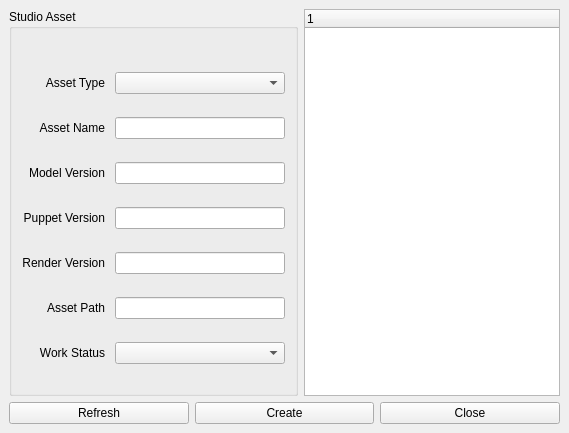
<?xml version="1.0" encoding="UTF-8"?>
<ui version="4.0">
 <class>MainWindow_asset</class>
 <widget class="QMainWindow" name="MainWindow_asset">
  <property name="geometry">
   <rect>
    <x>0</x>
    <y>0</y>
    <width>569</width>
    <height>433</height>
   </rect>
  </property>
  <property name="windowTitle">
   <string>MainWindow</string>
  </property>
  <widget class="QWidget" name="centralwidget">
   <layout class="QVBoxLayout" name="verticalLayout">
    <item>
     <layout class="QHBoxLayout" name="horizontalLayout_2">
      <item>
       <widget class="QGroupBox" name="groupBox">
        <property name="title">
         <string>Studio Asset</string>
        </property>
        <layout class="QGridLayout" name="gridLayout">
         <property name="leftMargin">
          <number>10</number>
         </property>
         <property name="topMargin">
          <number>30</number>
         </property>
         <property name="rightMargin">
          <number>10</number>
         </property>
         <property name="bottomMargin">
          <number>10</number>
         </property>
         <property name="spacing">
          <number>10</number>
         </property>
         <item row="5" column="0">
          <widget class="QLabel" name="label_renderVersion">
           <property name="text">
            <string>Render Version</string>
           </property>
           <property name="alignment">
            <set>Qt::AlignRight|Qt::AlignTrailing|Qt::AlignVCenter</set>
           </property>
          </widget>
         </item>
         <item row="7" column="0">
          <widget class="QLabel" name="label_workStatus">
           <property name="text">
            <string>Work Status</string>
           </property>
           <property name="alignment">
            <set>Qt::AlignRight|Qt::AlignTrailing|Qt::AlignVCenter</set>
           </property>
          </widget>
         </item>
         <item row="3" column="0">
          <widget class="QLabel" name="label_modelVersion">
           <property name="layoutDirection">
            <enum>Qt::LeftToRight</enum>
           </property>
           <property name="text">
            <string>Model Version</string>
           </property>
           <property name="alignment">
            <set>Qt::AlignRight|Qt::AlignTrailing|Qt::AlignVCenter</set>
           </property>
          </widget>
         </item>
         <item row="5" column="1">
          <widget class="QLineEdit" name="lineEdit_renderVersion"/>
         </item>
         <item row="1" column="1">
          <widget class="QComboBox" name="comboBox_assetType"/>
         </item>
         <item row="6" column="0">
          <widget class="QLabel" name="label_assetPath">
           <property name="layoutDirection">
            <enum>Qt::LeftToRight</enum>
           </property>
           <property name="text">
            <string>Asset Path</string>
           </property>
           <property name="alignment">
            <set>Qt::AlignRight|Qt::AlignTrailing|Qt::AlignVCenter</set>
           </property>
          </widget>
         </item>
         <item row="4" column="0">
          <widget class="QLabel" name="label_puppetVersion">
           <property name="layoutDirection">
            <enum>Qt::LeftToRight</enum>
           </property>
           <property name="text">
            <string>Puppet Version</string>
           </property>
           <property name="alignment">
            <set>Qt::AlignRight|Qt::AlignTrailing|Qt::AlignVCenter</set>
           </property>
          </widget>
         </item>
         <item row="3" column="1">
          <widget class="QLineEdit" name="lineEdit_modelVersion"/>
         </item>
         <item row="6" column="1">
          <widget class="QLineEdit" name="lineEdit_assetPath"/>
         </item>
         <item row="4" column="1">
          <widget class="QLineEdit" name="lineEdit_puppetVersion"/>
         </item>
         <item row="7" column="1">
          <widget class="QComboBox" name="comboBox_workStatus"/>
         </item>
         <item row="1" column="0">
          <widget class="QLabel" name="label_assetType">
           <property name="text">
            <string>Asset Type</string>
           </property>
           <property name="alignment">
            <set>Qt::AlignRight|Qt::AlignTrailing|Qt::AlignVCenter</set>
           </property>
          </widget>
         </item>
         <item row="2" column="1">
          <widget class="QLineEdit" name="lineEdit_assetName"/>
         </item>
         <item row="2" column="0">
          <widget class="QLabel" name="label_assetName">
           <property name="layoutDirection">
            <enum>Qt::LeftToRight</enum>
           </property>
           <property name="text">
            <string>Asset Name</string>
           </property>
           <property name="alignment">
            <set>Qt::AlignRight|Qt::AlignTrailing|Qt::AlignVCenter</set>
           </property>
          </widget>
         </item>
        </layout>
       </widget>
      </item>
      <item>
       <widget class="QTreeWidget" name="treeWidget">
        <property name="sizePolicy">
         <sizepolicy hsizetype="Preferred" vsizetype="Expanding">
          <horstretch>0</horstretch>
          <verstretch>0</verstretch>
         </sizepolicy>
        </property>
        <property name="alternatingRowColors">
         <bool>true</bool>
        </property>
        <property name="headerHidden">
         <bool>false</bool>
        </property>
        <column>
         <property name="text">
          <string notr="true">1</string>
         </property>
        </column>
       </widget>
      </item>
     </layout>
    </item>
    <item>
     <layout class="QHBoxLayout" name="horizontalLayout">
      <item>
       <widget class="QPushButton" name="button_refresh">
        <property name="text">
         <string>Refresh</string>
        </property>
       </widget>
      </item>
      <item>
       <widget class="QPushButton" name="button_create">
        <property name="text">
         <string>Create</string>
        </property>
       </widget>
      </item>
      <item>
       <widget class="QPushButton" name="button_close">
        <property name="text">
         <string>Close</string>
        </property>
       </widget>
      </item>
     </layout>
    </item>
    <item>
     <layout class="QVBoxLayout" name="verticalLayout_cridits"/>
    </item>
   </layout>
  </widget>
  <action name="action_add">
   <property name="text">
    <string>Add</string>
   </property>
  </action>
 </widget>
 <resources/>
 <connections/>
</ui>
